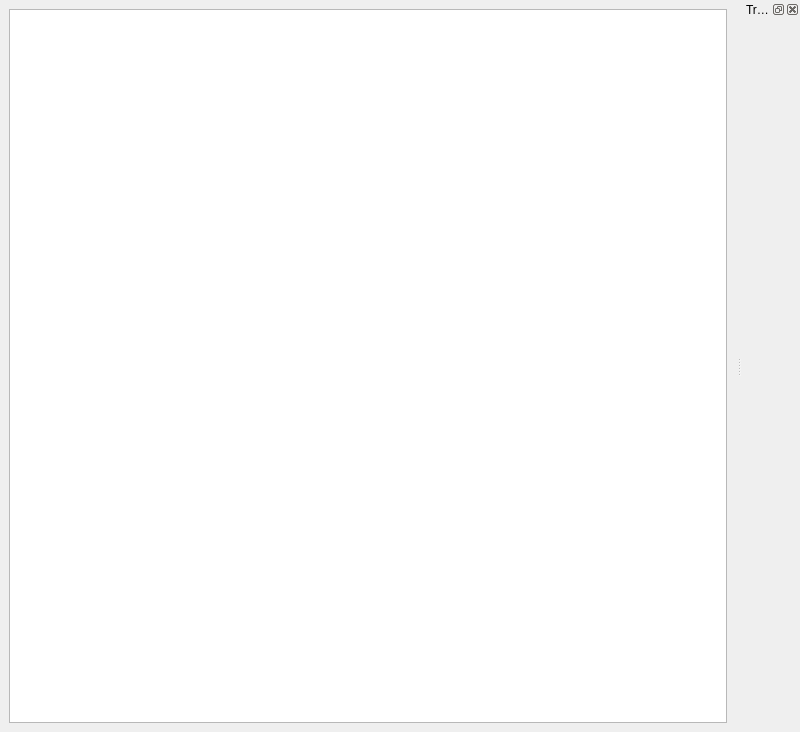
<?xml version="1.0" encoding="UTF-8"?>
<ui version="4.0">
 <class>MainWindow</class>
 <widget class="QMainWindow" name="MainWindow">
  <property name="geometry">
   <rect>
    <x>0</x>
    <y>0</y>
    <width>800</width>
    <height>732</height>
   </rect>
  </property>
  <property name="windowTitle">
   <string>MainWindow</string>
  </property>
  <widget class="QWidget" name="centralwidget">
   <layout class="QGridLayout" name="gridLayout">
    <item row="0" column="0">
     <widget class="CoordinatePlotWidget" name="graphicsLayout"/>
    </item>
   </layout>
  </widget>
  <widget class="QDockWidget" name="dockWidget">
   <property name="enabled">
    <bool>true</bool>
   </property>
   <property name="allowedAreas">
    <set>Qt::LeftDockWidgetArea|Qt::RightDockWidgetArea</set>
   </property>
   <property name="windowTitle">
    <string>Traces</string>
   </property>
   <attribute name="dockWidgetArea">
    <number>2</number>
   </attribute>
   <widget class="QWidget" name="dockWidgetContents">
    <layout class="QVBoxLayout" name="verticalLayout"/>
   </widget>
  </widget>
  <action name="actionExpand">
   <property name="text">
    <string>Expand</string>
   </property>
  </action>
 </widget>
 <customwidgets>
  <customwidget>
   <class>CoordinatePlotWidget</class>
   <extends>QGraphicsView</extends>
   <header>CoordinatePlotWidget</header>
  </customwidget>
 </customwidgets>
 <resources>
  <include location="Experiment.qrc"/>
 </resources>
 <connections/>
</ui>
